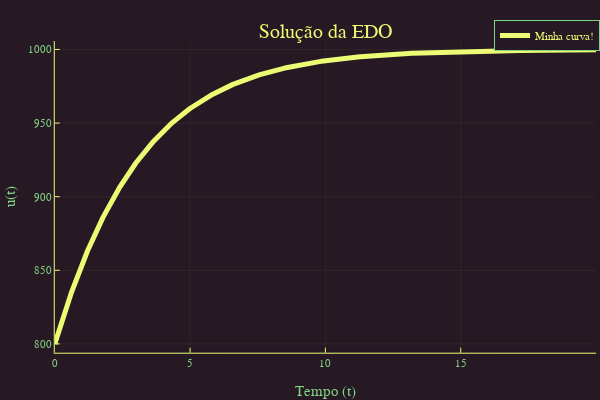

The code cell stored with this chart in its notebook:
### Markdown cell above
<h3><i> <font color="red">*Modelo Bertalanffy </font></i></h3>

### Code cell
#EDO simples
#Sem medicação com população abaixo do limite
using DifferentialEquations
a = 10
b = 1
alpha = 2/3
beta = 1
#Equação do modelo
f(n,p,t) = a*n^(alpha)-b*n^(beta)
#Condições iniciais
u0 = 800
range = (0.0,20.0)
prob = ODEProblem(f,u0,range)
sol = solve(prob, Tsit5(), reltol=1e-8, abstol=1e-8)
#Plotagem do Modelo
using Plots
plotly()
plot(sol,linewidth=5,title="Solução da EDO",
xaxis="Tempo (t)",yaxis="u(t)",label="Bertalanffy1")

### Figure 1 — Plotly figure (JSON) as saved in the notebook; plotly's stock layout.template omitted (floating-point values rounded to 4 significant figures; data arrays with more than 128 entries replaced by an {"elided": "..."} marker saying what was removed)
{"data": [{"colorbar": {"title": ""}, "legendgroup": "Minha curva!", "line": {"color": "rgba(235, 251, 115, 1.000)", "dash": "solid", "shape": "linear", "width": 5}, "mode": "lines", "name": "Minha curva!", "showlegend": true, "type": "scatter", "x": {"elided": "1000 float values"}, "xaxis": "x", "y": {"elided": "1000 float values"}, "yaxis": "y", "zmax": null, "zmin": null}], "layout": {"annotations": [{"font": {"color": "rgba(235, 251, 115, 1.000)", "family": "sans-serif", "size": 20}, "rotation": 0, "showarrow": false, "text": "Solução da EDO", "x": 0.5424, "xanchor": "center", "xref": "paper", "y": 1, "yanchor": "top", "yref": "paper"}], "height": 400, "legend": {"bgcolor": "rgba(39, 25, 36, 1.000)", "bordercolor": "rgba(128, 213, 132, 1.000)", "borderwidth": 1, "font": {"color": "rgba(235, 251, 115, 1.000)", "family": "sans-serif", "size": 11}, "title": {"font": {"color": "rgba(235, 251, 115, 1.000)", "family": "sans-serif", "size": 15}, "text": ""}, "tracegroupgap": 0, "traceorder": "normal", "x": 1, "xanchor": "auto", "y": 1, "yanchor": "auto"}, "margin": {"b": 20, "l": 0, "r": 0, "t": 20}, "paper_bgcolor": "rgba(39, 25, 36, 1.000)", "plot_bgcolor": "rgba(39, 25, 36, 1.000)", "showlegend": true, "width": 600, "xaxis": {"anchor": "y", "domain": [0.09128, 0.9934], "gridcolor": "rgba(235, 251, 115, 0.100)", "gridwidth": 0.5, "linecolor": "rgba(235, 251, 115, 1.000)", "mirror": false, "range": [0, 20], "showgrid": true, "showline": true, "showticklabels": true, "tickangle": 0, "tickcolor": "rgb(235, 251, 115)", "tickfont": {"color": "rgba(128, 213, 132, 1.000)", "family": "sans-serif", "size": 11}, "tickmode": "array", "ticks": "inside", "ticktext": ["0", "5", "10", "15", "20"], "tickvals": [0, 5, 10, 15, 20], "title": "Tempo (t)", "titlefont": {"color": "rgba(128, 213, 132, 1.000)", "family": "sans-serif", "size": 15}, "type": "-", "visible": true, "zeroline": false, "zerolinecolor": "rgba(235, 251, 115, 1.000)"}, "yaxis": {"anchor": "x", "domain": [0.07581, 0.9415], "gridcolor": "rgba(235, 251, 115, 0.100)", "gridwidth": 0.5, "linecolor": "rgba(235, 251, 115, 1.000)", "mirror": false, "range": [794.0, 1006.0], "showgrid": true, "showline": true, "showticklabels": true, "tickangle": 0, "tickcolor": "rgb(235, 251, 115)", "tickfont": {"color": "rgba(128, 213, 132, 1.000)", "family": "sans-serif", "size": 11}, "tickmode": "array", "ticks": "inside", "ticktext": ["800", "850", "900", "950", "1000"], "tickvals": [800, 850, 900, 950, 1000], "title": "u(t)", "titlefont": {"color": "rgba(128, 213, 132, 1.000)", "family": "sans-serif", "size": 15}, "type": "-", "visible": true, "zeroline": false, "zerolinecolor": "rgba(235, 251, 115, 1.000)"}}}
